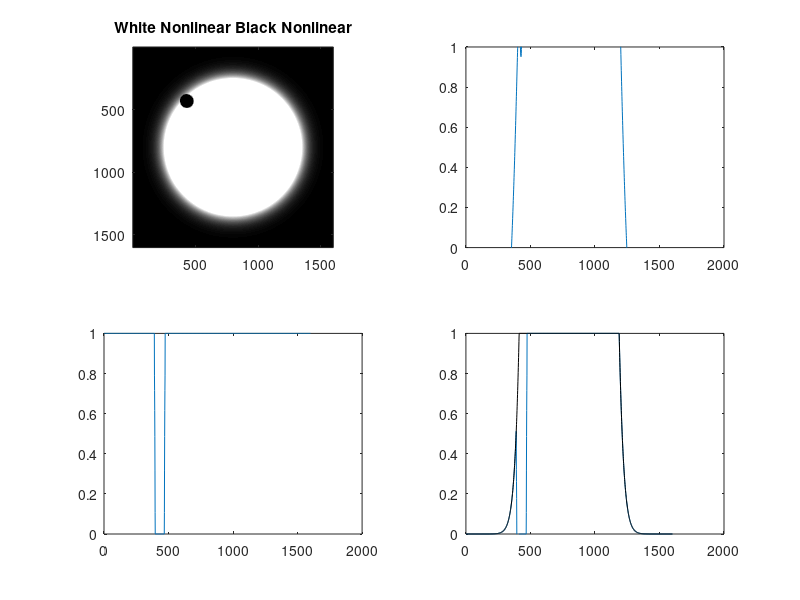

The MATLAB script that drew this image: (Note: this script raises an error after producing the figure.)
%
% 10-9-2013 note save 'sta2' as model V1 cell RF
%
% source: http://www.icn.ucl.ac.uk/courses/MATLAB-Tutorials/Elliot_Freeman/html/gabor_tutorial.html
%close all
clear all

pix_per_deg=18/8; %/8 for Hartley8
s1=linspace(0,2*pi,100);

%%
%============================================
% white Gauss
imSize = 1600;    % image size: n X n
lamda = imSize*2*2;     % wavelength (number of pixels per cycle)
theta = 0;    % grating orientation
sigma = 0.15;    % gaussian standard deviation in pixels
phase = 0.25;    % phase (0 -> 1)
trim = .05;    % trim off gaussian values smaller than this

%%
%=======make linear ramp
X = 1:imSize;             % X is a vector from 1 to imageSize
X0 = (X / imSize) - .5;    % rescale X -> -.5 to .5

%%
%=============Now make a 2D grating
% Start with a 2D ramp use meshgrid to make 2 matrices with ramp values across columns (Xm) or across rows (Ym) respectively

[Xm Ym] = meshgrid(X0, X0);             % 2D matrices
% imagesc( [ Xm Ym ] );                   % display Xm and Ym
% colorbar; axis on                      % add colour bar to see values

%%
%=============Make 2D gaussian blob
s = sigma;                     % gaussian width as fraction of imageSize
gaussW = exp( -(((Xm.^2)+(Ym.^2)) ./ (2* s^2)) ); % formula for 2D gaussian
%figure(1);imagesc( gaussW, [-1 1] ); colormap(gray)                       % display
%axis on; axis image;     % use gray colormap

%%
%NONLINEARITY gaussW
nW = 2.2;
L50W = 0.1;
gaussWNL= (gaussW.^nW)./(L50W+gaussW.^nW);

%%
% ==========================================
% black Gauss
% imSize = 48;    % image size: n X n
% lamda = 96*2;     % wavelength (number of pixels per cycle)
% theta = 0;    % grating orientation
sigma = 0.01;    % gaussian standard deviation in pixels
phase = 0.75;    % phase (0 -> 1)
trim = .05;    % trim off gaussian values smaller than this
x_pos=round(imSize*.27); % centr pos =24,24
y_pos=round(imSize*.27);
%%
%=======make linear ramp
X = 1:imSize;             % X is a vector from 1 to imageSize
XB = (X / imSize) - .5;    % rescale X -> -.5 to .5
YB= (X / imSize) - .5; 
XB=circshift(XB,[0 x_pos-imSize/2]);
YB=circshift(YB,[0 y_pos-imSize/2]);
%%
%=============Now make a 2D grating
% Start with a 2D ramp use meshgrid to make 2 matrices with ramp values across columns (Xm) or across rows (Ym) respectively

[Xm Ym] = meshgrid(XB, YB);             % 2D matrices
% imagesc( [ Xm Ym ] );   
% imagesc( [ Xm ] );% display Xm and Ym
% colorbar; axis on                      % add colour bar to see values

%%
%=============Make 2D gaussian blob
s = sigma;                     % gaussian width as fraction of imageSize
gaussB = -exp( -(((Xm.^2)+(Ym.^2)) ./ (2* s^2)) ); % formula for 2D gaussian
ind=find(gaussB>-.0011);
gaussB(ind)=0;
ind=find(gaussB~=0);
gaussB=gaussB*1;
% gaussB(ind)=gaussB(ind)*-1;
%figure(2);imagesc( gaussB, [-1 1] ); colormap(gray)                       % display
%axis on; axis image;     % use gray colormap

%%
%NONLINEARITY gaussB
nB = 1;
L50B = 0.1;
gaussBNL=gaussB.*-1;
gaussBNL= (gaussBNL.^nB)./(L50B+gaussBNL.^nB);
gaussBNL= gaussBNL.*-15+1;

%%
amp = 32;
%gaussW=gaussW*2;
gaussW=(gaussW*amp)-1;
%gaussWNL=gaussWNL*2;
gaussWNL=(gaussWNL*amp);
% gaussW=gaussW*3;
gaussWB=gaussW+gaussB;
gaussWNL(gaussWNL>1)=1;
gaussBNL(gaussBNL<0)=0;
gaussWNLB = gaussWNL + gaussB;
%gaussWNL(gaussWNL>1)=1; COMMENT TO SHOW BLUR
gaussWNLBNL = gaussWNL + gaussBNL-1;
limx = [imSize*3/8,imSize*5/8];
limy = [1,imSize/4];
figure(4);clf;
% subplot(2,3,1);imagesc( gaussWB, [0 1] ); colormap(gray); axis on; axis image; title('Linear');
% subplot(2,3,2);imagesc( gaussWNLB, [0 1] ); colormap(gray); axis on; axis image; title('White Nonlinear'); 
subplot(2,2,1);imagesc( gaussWNLBNL, [0 1] ); colormap(gray); axis on; axis image; title('White Nonlinear Black Nonlinear'); %xlim(limx);ylim(limy);     
% use gray colormap


curve1 = diag(gaussWB);
curve2 = diag(gaussWNLB);
curve3 = diag(gaussWNLBNL);
subplot(2,2,2);plot(curve1);ylim([0 1]);
subplot(2,2,3);plot(diag(gaussBNL));ylim([0 1]);
subplot(2,2,4);plot(curve3);hold on; plot(diag(gaussWNL),'k');hold off;ylim([0 1]);
[BW1 thresh] = edge(gaussWNLBNL,'canny',[-1,0.04],.2); figure(6); clf;ttx=BW1*0+1; imshow(xor(BW1,ttx));
